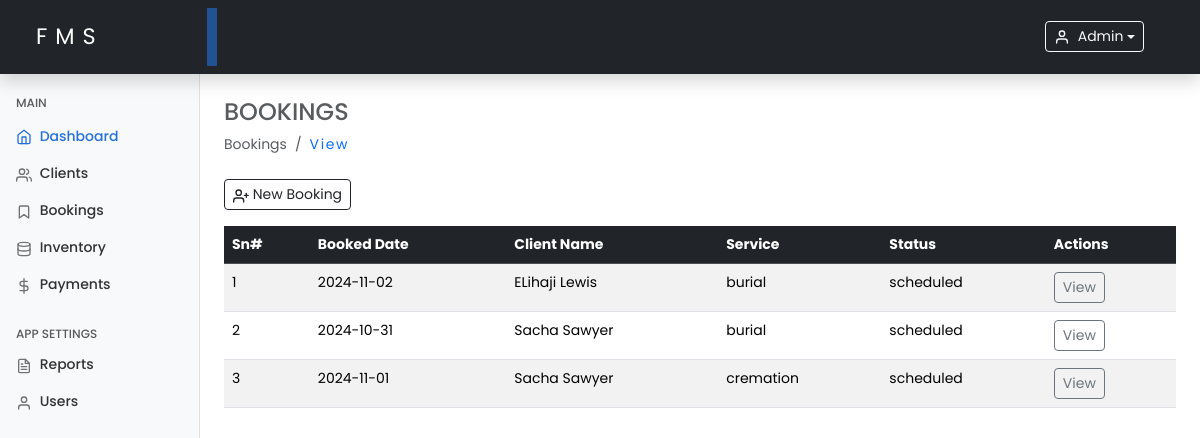
Before: /bookings.php (signed in) with the older database file.
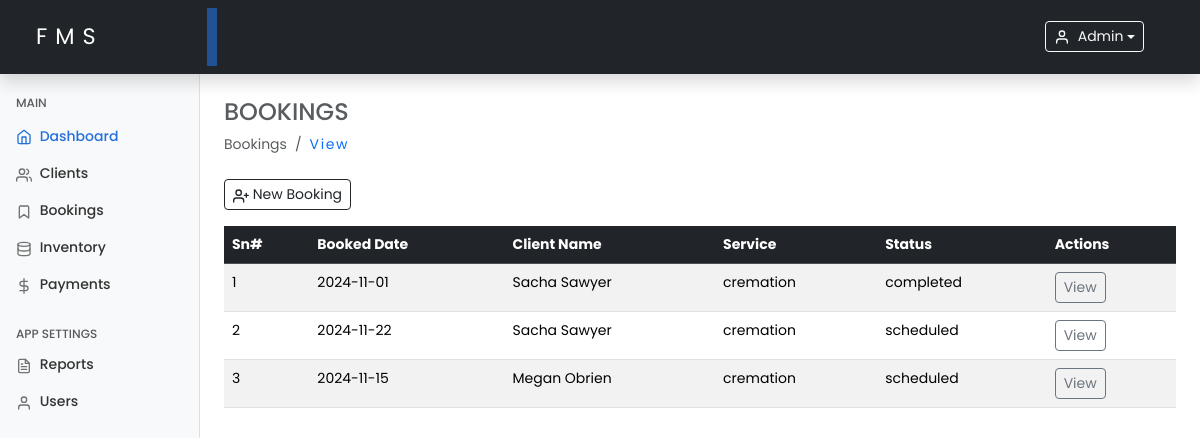
After: the same page with the newer database file.
### tables this page shows
CREATE TABLE `bookings` (
  `id` int(11) NOT NULL,
  `client_id` varchar(100) NOT NULL,
  `deceased_name` varchar(100) NOT NULL,
  `service_type` enum('burial','cremation','other') DEFAULT 'burial',
  `schedule_date` date NOT NULL,
  `vehicle_type` varchar(150) DEFAULT NULL,
  `request` varchar(255) DEFAULT NULL,
  `status` enum('scheduled','completed') DEFAULT 'scheduled',
  `created_at` timestamp NOT NULL DEFAULT current_timestamp(),
  `updated_at` timestamp NOT NULL DEFAULT current_timestamp() ON UPDATE current_timestamp()
);

CREATE TABLE `clients` (
  `id` int(11) NOT NULL,
  `client_name` varchar(100) NOT NULL,
  `client_phone` varchar(20) NOT NULL,
  `client_email` varchar(100) DEFAULT NULL,
  `client_address` varchar(255) DEFAULT NULL,
  `deceased_name` varchar(100) NOT NULL,
  `deceased_age` int(3) NOT NULL,
  `deceased_date_of_death` date NOT NULL,
  `deceased_cause` enum('natural','sickness','accident','other') NOT NULL,
  `deceased_gender` enum('male','female','other') NOT NULL,
  `created_at` timestamp NOT NULL DEFAULT current_timestamp(),
  `updated_at` timestamp NOT NULL DEFAULT current_timestamp() ON UPDATE current_timestamp()
);

### includes/functions.php (called while the page is built, shortened)
<?php
require_once 'config.php';
function getBookings()
{
    global $conn;
    $query = "SELECT b.id, c.deceased_name AS client_name, b.service_type, b.schedule_date, b.status
              FROM bookings b
              JOIN clients c ON b.client_id = c.id";
    $result = $conn->query($query);
    $bookings = [];
    while ($row = $result->fetch_assoc()) {
        $bookings[] = $row;
    }
    return $bookings;
}

### bookings.php (the view, shortened to what this page needs)
<?php
require_once "./includes/functions.php";
$bookings = getBookings();
include './includes/header.php';
include './includes/sidebar.php';
?>
<main class="col-md-9 ms-sm-auto col-lg-10 px-md-4 mt-2">
    <h4 class="text-muted text-uppercase mt-3">Bookings</h4>
    <ol class="breadcrumb mb-2">
        <li class="breadcrumb-item active">Bookings</li>
        <li class="breadcrumb-item"><a href="./bookings.php" class="text-decoration-none">View</a></li>
    </ol>
    <div class="d-flex justify-content-start flex-wrap flex-md-nowrap align-items-center pt-3 pb-2 mb-2 border-bottom-none">
        <button type="button" class="btn btn-sm btn-outline-dark me-5" data-bs-toggle="modal" data-bs-target="#staticBackdrop">
            <span data-feather="user-plus"></span>&nbsp;New Booking
        </button>
    </div>
    <div class="table-responsive">
        <table class="table table-striped table-hover table-lg">
            <thead class="table-dark">
                <tr>
                    <th>Sn#</th>
                    <th>Booked Date</th>
                    <th>Client Name</th>
                    <th>Service</th>
                    <th>Status</th>
                    <th>Actions</th>
                </tr>
            </thead>
            <tbody>
                <?php if (empty($bookings)): ?>
                    <tr>
                        <td colspan="6" class="text-center text-danger">No bookings found.</td>
                    </tr>
                <?php else: ?>
                    <?php foreach ($bookings as $index => $booking): ?>
                        <tr>
                            <td><?php echo $index + 1; ?></td>
                            <td><?php echo htmlspecialchars($booking['schedule_date']); ?></td>
                            <td><?php echo htmlspecialchars($booking['client_name']); ?></td>
                            <td><?php echo htmlspecialchars($booking['service_type']); ?></td>
                            <td><?php echo htmlspecialchars($booking['status']); ?></td>
                            <td><a href="viewBooking.php?id=<?php echo $booking['id']; ?>" class="btn btn-sm btn-outline-secondary">View</a></td>
                        </tr>
                    <?php endforeach; ?>
                <?php endif; ?>
            </tbody>
        </table>
    </div>
</main>
<?php include './includes/footer.php'; ?>

Changed rows visible on the page:
no longer on this page (row unchanged): bookings: schedule_date "2024-11-02", client.deceased_name "ELihaji Lewis", service_type "burial", status "scheduled"
removed bookings: schedule_date "2024-10-31", client.deceased_name "Sacha Sawyer", service_type "burial", status "scheduled"
changed bookings: status "scheduled" → "completed"
added bookings: schedule_date "2024-11-22", client.deceased_name "Sacha Sawyer", service_type "cremation", status "scheduled"
added bookings: schedule_date "2024-11-15", client.deceased_name "Megan Obrien", service_type "cremation", status "scheduled"
